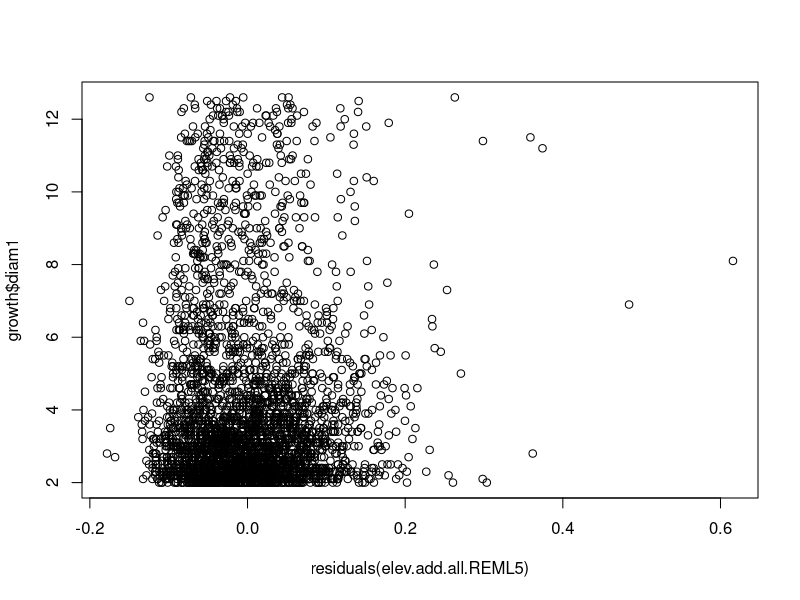
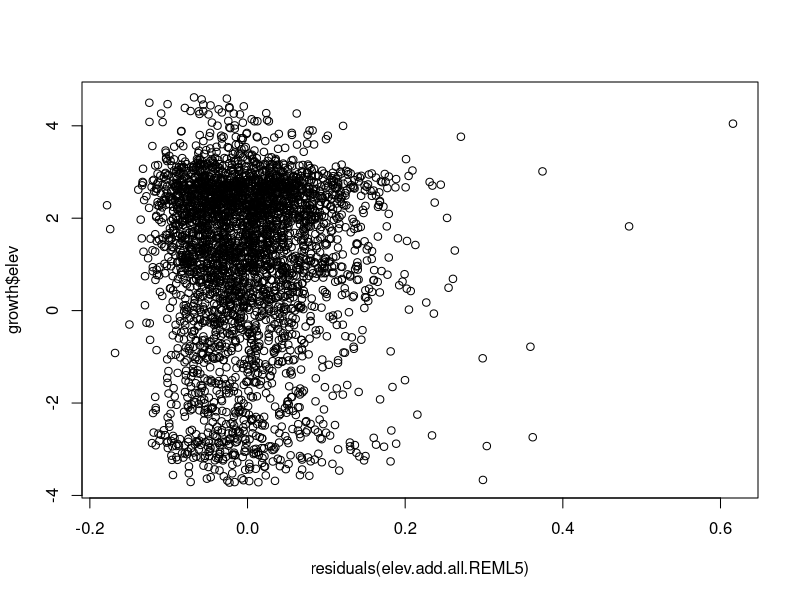
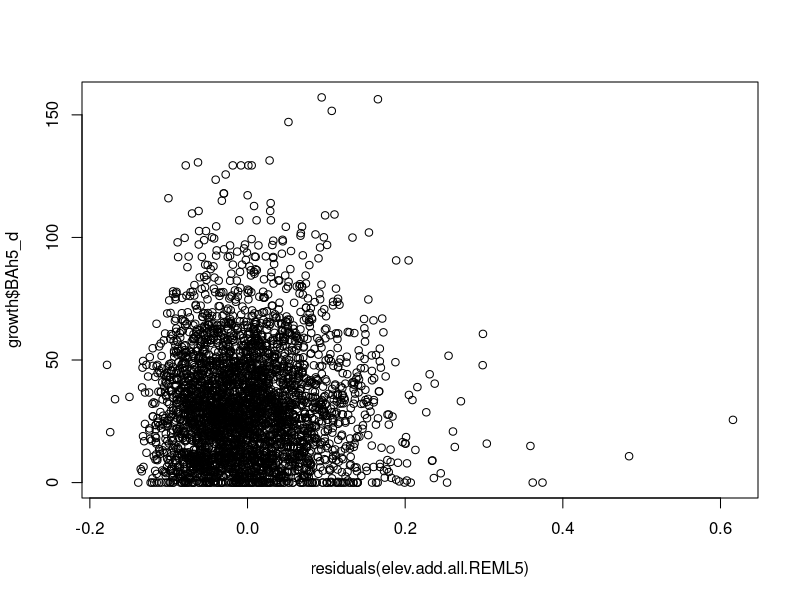
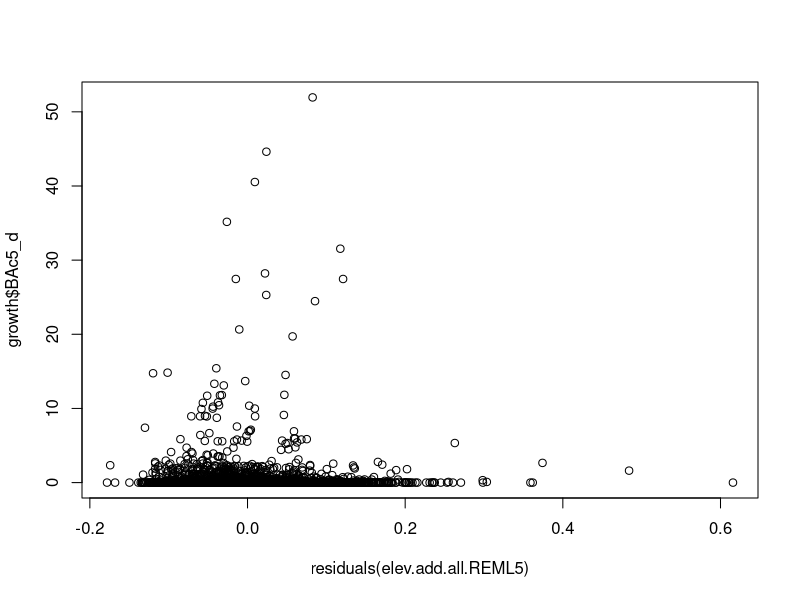
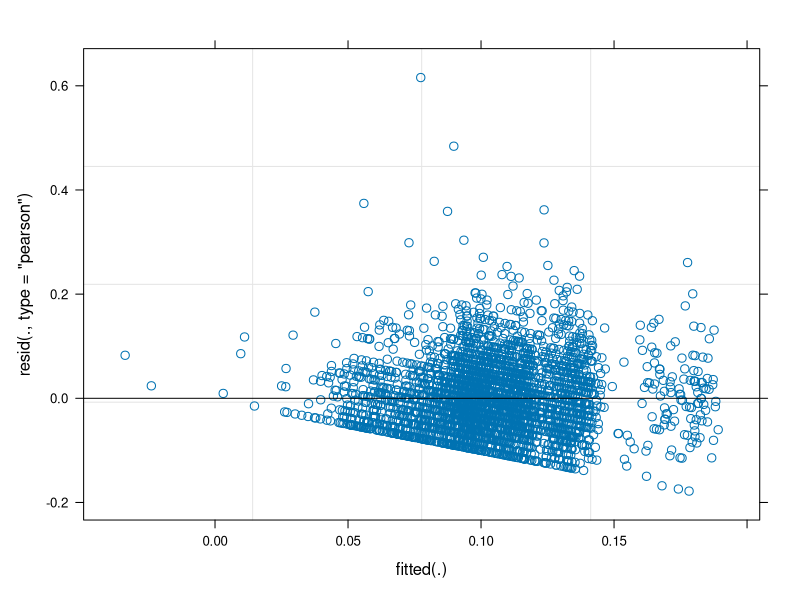

The R script that drew these images, in order: (Note: this script raises an error after producing the figures.)
## ---- chunk 1
knitr::opts_chunk$set(echo = FALSE)
## ---- chunk 2
x <- c("lme4", "lmerTest", "dplyr", "sjPlot", "gstat", "knitr")
lapply(x, require, character.only = TRUE)

# Data setup
growth <- read.csv("dat_with_soil_updated.csv", stringsAsFactors = FALSE)
growth <- growth[!is.na(growth$growth),]  # only return rows for saplings that have a growth rate
growth <- growth[growth$growth<=1,]   # remove probable measurement errors
growth$growth <- ifelse(growth$growth<0, 0, growth$growth)   # convert negative growth rates to "0"
growth$BAc5_d <- growth$BAc5 / (pi*(5^2))
growth$BAh5_d <- growth$BAh5 / (pi*(5^2))
colnames(growth)[colnames(growth) == "alt"] <- "elev"
## ---- chunk 3
# run all competing models
elev.null <- lmer(log(growth+1) ~ diam1 + elev +
                (1|species), 
               REML = FALSE,
               data = growth)
elev.add.het5 <- update(elev.null, .~. + BAh5_d)
elev.add.all5 <- update(elev.add.het5, .~. + BAc5_d)
elev.int.het5 <- update(elev.add.all5, .~. + BAh5_d*elev)
elev.int.all5 <- update(elev.int.het5, .~. + BAc5_d*elev)
## ---- chunk 4
comp.tab.elev5 <- anova(elev.null, elev.add.het5, elev.add.all5, elev.int.het5, elev.int.all5)
comp.tab.elev5 <- comp.tab.elev5[, c("AIC", "Pr(>Chisq)")]
kable(comp.tab.elev5)
## ---- chunk 5
# Re-run best performing model using REML
elev.add.all.REML5 <- lmer(log(growth+1) ~ diam1 + elev +
                          BAh5_d + BAc5_d +
                          (1|species),
                        REML = TRUE,
                        data = growth)
## ---- chunk 6
# Check model - plot residuals against covariates
plot(residuals(elev.add.all.REML5), growth$diam1)
plot(residuals(elev.add.all.REML5), growth$elev)
plot(residuals(elev.add.all.REML5), growth$BAh5_d)
plot(residuals(elev.add.all.REML5), growth$BAc5_d)
plot(elev.add.all.REML5)
## ---- chunk 7
# Report model results from best-performing model
tab_model(elev.add.all.REML5, pred.labels = c("(Intercept)", "Diameter", "Elevation", "Het BA at 5m", "Con BA at 5m"), dv.labels = "Log(sapling growth)", digits = 6, show.icc = FALSE, show.re.var = FALSE, title = "Elevation at 5m scale: additive model with all terms")
## ---- chunk 8
# run all competing models
gap.null <- lmer(log(growth+1) ~ diam1 + gap +
                (1|species), 
               REML = FALSE,
               data = growth)
gap.add.het5 <- update(gap.null, .~. + BAh5_d)
gap.add.all5 <- update(gap.add.het5, .~. + BAc5_d)
gap.int.het5 <- update(gap.add.all5, .~. + BAh5_d*gap)
gap.int.all5 <- update(gap.int.het5, .~. + BAc5_d*gap)
## ---- chunk 9
comp.tab.gap5 <- anova(gap.null, gap.add.het5, gap.add.all5, gap.int.het5, gap.int.all5)
comp.tab.gap5 <- comp.tab.gap5[, c("AIC", "Pr(>Chisq)")]
kable(comp.tab.gap5)
## ---- chunk 10
# Re-run best performing model using REML
gap.int.het.REML5 <- lmer(log(growth+1) ~ diam1 + gap +
                          BAh5_d*gap + BAc5_d +
                          (1|species),
                        REML = TRUE,
                        data = growth)
## ---- chunk 11
# Check model - plot residuals against covariates
plot(residuals(gap.int.het.REML5), growth$diam1)
plot(residuals(gap.int.het.REML5), growth$gap)
plot(residuals(gap.int.het.REML5), growth$BAh5_d)
plot(residuals(gap.int.het.REML5), growth$BAc5_d)
plot(gap.int.het.REML5)
## ---- chunk 12
# Report model results from best-performing model
tab_model(gap.int.het.REML5, pred.labels = c("(Intercept)", "Diameter", "Gap", "Het BA at 5m", "Con BA at 5m", "Het BA * gap"), dv.labels = "Log(sapling growth)", digits = 6, show.icc = FALSE, show.re.var = FALSE, title = "Gap measure at 5m scale: Interactive with het BA")
## ---- chunk 13
# run all competing models
org.null <- lmer(log(growth+1) ~ diam1 + org +
                (1|species), 
               REML = FALSE,
               data = growth)
org.add.het5 <- update(org.null, .~. + BAh5_d)
org.add.all5 <- update(org.add.het5, .~. + BAc5_d)
org.int.het5 <- update(org.add.all5, .~. + BAh5_d*org)
org.int.all5 <- update(org.int.het5, .~. + BAc5_d*org)
## ---- chunk 14
comp.tab.org5 <- anova(org.null, org.add.het5, org.add.all5, org.int.het5, org.int.all5)
comp.tab.org5 <- comp.tab.org5[, c("AIC", "Pr(>Chisq)")]
kable(comp.tab.org5)
## ---- chunk 15
# Re-run best performing model using REML
org.int.het.REML5 <- lmer(log(growth+1) ~ diam1 + org +
                          BAh5_d*org + BAc5_d +
                          (1|species),
                        REML = TRUE,
                        data = growth)
## ---- chunk 16
# Check model - plot residuals against covariates
plot(residuals(org.int.het.REML5), growth$diam1)
plot(residuals(org.int.het.REML5), growth$org)
plot(residuals(org.int.het.REML5), growth$BAh5_d)
plot(residuals(org.int.het.REML5), growth$BAc5_d)
plot(org.int.het.REML5)
## ---- chunk 17
# Report model results from best-performing model
tab_model(org.int.het.REML5, pred.labels = c("(Intercept)", "Diameter", "Organic", "Het BA at 5m", "Con BA at 5m", "Het BA * organic"), dv.labels = "Log(sapling growth)", digits = 6, show.icc = FALSE, show.re.var = FALSE, title = "Soil organic matter at 5m scale: Interactive with het BA")
## ---- chunk 18
# run all competing models
cations.null <- lmer(log(growth+1) ~ diam1 + cations +
                (1|species), 
               REML = FALSE,
               data = growth)
cations.add.het5 <- update(cations.null, .~. + BAh5_d)
cations.add.all5 <- update(cations.add.het5, .~. + BAc5_d)
cations.int.het5 <- update(cations.add.all5, .~. + BAh5_d*cations)
cations.int.all5 <- update(cations.int.het5, .~. + BAc5_d*cations)
## ---- chunk 19
comp.tab.cations5 <- anova(cations.null, cations.add.het5, cations.add.all5, cations.int.het5, cations.int.all5)
comp.tab.cations5 <- comp.tab.cations5[, c("AIC", "Pr(>Chisq)")]
kable(comp.tab.cations5)
## ---- chunk 20
# Re-run best performing model using REML
cations.add.all.REML5 <- lmer(log(growth+1) ~ diam1 + cations +
                          BAh5_d + BAc5_d +
                          (1|species),
                        REML = TRUE,
                        data = growth)
## ---- chunk 21
# Check model - plot residuals against covariates
plot(residuals(cations.add.all.REML5), growth$diam1)
plot(residuals(cations.add.all.REML5), growth$cations)
plot(residuals(cations.add.all.REML5), growth$BAh5_d)
plot(residuals(cations.add.all.REML5), growth$BAc5_d)
plot(cations.add.all.REML5)
## ---- chunk 22
# Report model results from best-performing model
tab_model(cations.add.all.REML5, pred.labels = c("(Intercept)", "Diameter", "Cations", "Het BA at 5m", "Con BA at 5m"), dv.labels = "Log(sapling growth)", digits = 6, show.icc = FALSE, show.re.var = FALSE, title = "Cations at 5m scale: Additive model with all terms")
## ---- chunk 23
growth$BAc10_d <- growth$BAc10 / (pi*(10^2))
growth$BAh10_d <- growth$BAh10 / (pi*(10^2))
## ---- chunk 24
# run all competing models
elev.add.het10 <- update(elev.null, .~. + BAh10_d)
elev.add.all10 <- update(elev.add.het10, .~. + BAc10_d)
elev.int.het10 <- update(elev.add.all10, .~. + BAh10_d*elev)
elev.int.all10 <- update(elev.int.het10, .~. + BAc10_d*elev)
## ---- chunk 25
comp.tab.elev10 <- anova(elev.null, elev.add.het10, elev.add.all10, elev.int.het10, elev.int.all10)
comp.tab.elev10 <- comp.tab.elev10[, c("AIC", "Pr(>Chisq)")]
kable(comp.tab.elev10)
## ---- chunk 26
# Re-run best performing model using REML
elev.add.all.REML10 <- lmer(log(growth+1) ~ diam1 + elev +
                          BAh10_d + BAc10_d +
                          (1|species),
                        REML = TRUE,
                        data = growth)
## ---- chunk 27
# Check model - plot residuals against covariates
plot(residuals(elev.add.all.REML10), growth$diam1)
plot(residuals(elev.add.all.REML10), growth$elev)
plot(residuals(elev.add.all.REML10), growth$BAh10_d)
plot(residuals(elev.add.all.REML10), growth$BAc10_d)
plot(elev.add.all.REML10)
## ---- chunk 28
# Report model results from best-performing model
tab_model(elev.add.all.REML10, pred.labels = c("(Intercept)", "Diameter", "Elevation", "Het BA at 10m", "Con BA at 10m"), dv.labels = "Log(sapling growth)", digits = 6, show.icc = FALSE, show.re.var = FALSE, title = "Elevation at 10m scale: additive model with all terms")
## ---- chunk 29
# run all competing models
gap.add.het10 <- update(gap.null, .~. + BAh10_d)
gap.add.all10 <- update(gap.add.het10, .~. + BAc10_d)
gap.int.het10 <- update(gap.add.all10, .~. + BAh10_d*gap)
gap.int.all10 <- update(gap.int.het10, .~. + BAc10_d*gap)
## ---- chunk 30
comp.tab.gap10 <- anova(gap.null, gap.add.het10, gap.add.all10, gap.int.het10, gap.int.all10)
comp.tab.gap10 <- comp.tab.gap10[, c("AIC", "Pr(>Chisq)")]
kable(comp.tab.gap10)
## ---- chunk 31
# Re-run best performing model using REML
gap.int.all.REML10 <- lmer(log(growth+1) ~ diam1 + gap +
                          BAh10_d*gap + BAc10_d*gap +
                          (1|species),
                        REML = TRUE,
                        data = growth)
## ---- chunk 32
# Check model - plot residuals against covariates
plot(residuals(gap.int.all.REML10), growth$diam1)
plot(residuals(gap.int.all.REML10), growth$gap)
plot(residuals(gap.int.all.REML10), growth$BAh10_d)
plot(residuals(gap.int.all.REML10), growth$BAc10_d)
plot(gap.int.all.REML10)
## ---- chunk 33
# Report model results from best-performing model
tab_model(gap.int.all.REML10, pred.labels = c("(Intercept)", "Diameter", "Gap", "Het BA at 10m", "Con BA at 10m", "Het BA * gap", "Con BA * gap"), dv.labels = "Log(sapling growth)", digits = 6, show.icc = FALSE, show.re.var = FALSE, title = "Gap measure at 10m scale: Interactive with con & het BA")
## ---- chunk 34
# run all competing models
org.add.het10 <- update(org.null, .~. + BAh10_d)
org.add.all10 <- update(org.add.het10, .~. + BAc10_d)
org.int.het10 <- update(org.add.all10, .~. + BAh10_d*org)
org.int.all10 <- update(org.int.het10, .~. + BAc10_d*org)
## ---- chunk 35
comp.tab.org10 <- anova(org.null, org.add.het10, org.add.all10, org.int.het10, org.int.all10)
comp.tab.org10 <- comp.tab.org10[, c("AIC", "Pr(>Chisq)")]
kable(comp.tab.org10)
## ---- chunk 36
# Re-run best performing model using REML
org.add.all.REML10 <- lmer(log(growth+1) ~ diam1 + org +
                          BAh10_d + BAc10_d +
                          (1|species),
                        REML = TRUE,
                        data = growth)
## ---- chunk 37
# Check model - plot residuals against covariates
plot(residuals(org.add.all.REML10), growth$diam1)
plot(residuals(org.add.all.REML10), growth$org)
plot(residuals(org.add.all.REML10), growth$BAh10_d)
plot(residuals(org.add.all.REML10), growth$BAc10_d)
plot(org.add.all.REML10)
## ---- chunk 38
# Report model results from best-performing model
tab_model(org.add.all.REML10, pred.labels = c("(Intercept)", "Diameter", "Organic", "Het BA at 10m", "Con BA at 10m"), dv.labels = "Log(sapling growth)", digits = 6, show.icc = FALSE, show.re.var = FALSE, title = "Soil organic matter at 10m scale: Additive model with all terms")
## ---- chunk 39
# run all competing models
cations.add.het10 <- update(cations.null, .~. + BAh10_d)
cations.add.all10 <- update(cations.add.het10, .~. + BAc10_d)
cations.int.het10 <- update(cations.add.all10, .~. + BAh10_d*cations)
cations.int.all10 <- update(cations.int.het10, .~. + BAc10_d*cations)
## ---- chunk 40
comp.tab.cations10 <- anova(cations.null, cations.add.het10, cations.add.all10, cations.int.het10, cations.int.all10)
comp.tab.cations10 <- comp.tab.cations10[, c("AIC", "Pr(>Chisq)")]
kable(comp.tab.cations10)
## ---- chunk 41
# Re-run best performing model using REML
cations.add.all.REML10 <- lmer(log(growth+1) ~ diam1 + cations +
                          BAh10_d + BAc10_d +
                          (1|species),
                        REML = TRUE,
                        data = growth)
## ---- chunk 42
# Check model - plot residuals against covariates
plot(residuals(cations.add.all.REML10), growth$diam1)
plot(residuals(cations.add.all.REML10), growth$cations)
plot(residuals(cations.add.all.REML10), growth$BAh10_d)
plot(residuals(cations.add.all.REML10), growth$BAc10_d)
plot(cations.add.all.REML10)
## ---- chunk 43
# Report model results from best-performing model
tab_model(cations.add.all.REML10, pred.labels = c("(Intercept)", "Diameter", "Cations", "Het BA at 10m", "Con BA at 10m"), dv.labels = "Log(sapling growth)", digits = 6, show.icc = FALSE, show.re.var = FALSE, title = "Cations at 10m scale: Additive model with all terms")
## ---- chunk 44
growth$BAc15_d <- growth$BAc15 / (pi*(15^2))
growth$BAh15_d <- growth$BAh15 / (pi*(15^2))
## ---- chunk 45
# run all competing models
elev.add.het15 <- update(elev.null, .~. + BAh15_d)
elev.add.all15 <- update(elev.add.het15, .~. + BAc15_d)
elev.int.het15 <- update(elev.add.all15, .~. + BAh15_d*elev)
elev.int.all15 <- update(elev.int.het15, .~. + BAc15_d*elev)
## ---- chunk 46
comp.tab.elev15 <- anova(elev.null, elev.add.het15, elev.add.all15, elev.int.het15, elev.int.all15)
comp.tab.elev15 <- comp.tab.elev15[, c("AIC", "Pr(>Chisq)")]
kable(comp.tab.elev15)
## ---- chunk 47
# Re-run best performing model using REML
elev.add.all.REML15 <- lmer(log(growth+1) ~ diam1 + elev +
                          BAh15_d + BAc15_d +
                          (1|species),
                        REML = TRUE,
                        data = growth)
## ---- chunk 48
# Check model - plot residuals against covariates
plot(residuals(elev.add.all.REML15), growth$diam1)
plot(residuals(elev.add.all.REML15), growth$elev)
plot(residuals(elev.add.all.REML15), growth$BAh15_d)
plot(residuals(elev.add.all.REML15), growth$BAc15_d)
plot(elev.add.all.REML15)
## ---- chunk 49
# Report model results from best-performing model
tab_model(elev.add.all.REML15, pred.labels = c("(Intercept)", "Diameter", "Elevation", "Het BA at 15m", "Con BA at 15m"), dv.labels = "Log(sapling growth)", digits = 6, show.icc = FALSE, show.re.var = FALSE, title = "Elevation at 15m scale: additive model with all terms")
## ---- chunk 50
# run all competing models
gap.add.het15 <- update(gap.null, .~. + BAh15_d)
gap.add.all15 <- update(gap.add.het15, .~. + BAc15_d)
gap.int.het15 <- update(gap.add.all15, .~. + BAh15_d*gap)
gap.int.all15 <- update(gap.int.het15, .~. + BAc15_d*gap)
## ---- chunk 51
comp.tab.gap15 <- anova(gap.null, gap.add.het15, gap.add.all15, gap.int.het15, gap.int.all15)
comp.tab.gap15 <- comp.tab.gap15[, c("AIC", "Pr(>Chisq)")]
kable(comp.tab.gap15)
## ---- chunk 52
# Re-run best performing model using REML
gap.add.all.REML15 <- lmer(log(growth+1) ~ diam1 + gap +
                          BAh15_d + BAc15_d +
                          (1|species),
                        REML = TRUE,
                        data = growth)
## ---- chunk 53
# Check model - plot residuals against covariates
plot(residuals(gap.add.all.REML15), growth$diam1)
plot(residuals(gap.add.all.REML15), growth$gap)
plot(residuals(gap.add.all.REML15), growth$BAh15_d)
plot(residuals(gap.add.all.REML15), growth$BAc15_d)
plot(gap.add.all.REML15)
## ---- chunk 54
# Report model results from best-performing model
tab_model(gap.add.all.REML15, pred.labels = c("(addercept)", "Diameter", "Gap", "Het BA at 15m", "Con BA at 15m"), dv.labels = "Log(sapling growth)", digits = 6, show.icc = FALSE, show.re.var = FALSE, title = "Gap measure at 15m scale: additive model with all terms")
## ---- chunk 55
# run all competing models
org.add.het15 <- update(org.null, .~. + BAh15_d)
org.add.all15 <- update(org.add.het15, .~. + BAc15_d)
org.int.het15 <- update(org.add.all15, .~. + BAh15_d*org)
org.int.all15 <- update(org.int.het15, .~. + BAc15_d*org)
## ---- chunk 56
comp.tab.org15 <- anova(org.null, org.add.het15, org.add.all15, org.int.het15, org.int.all15)
comp.tab.org15 <- comp.tab.org15[, c("AIC", "Pr(>Chisq)")]
kable(comp.tab.org15)
## ---- chunk 57
# Re-run best performing model using REML
org.int.het.REML15 <- lmer(log(growth+1) ~ diam1 + org +
                          BAh15_d*org + BAc15_d +
                          (1|species),
                        REML = TRUE,
                        data = growth)
## ---- chunk 58
# Check model - plot residuals against covariates
plot(residuals(org.int.het.REML15), growth$diam1)
plot(residuals(org.int.het.REML15), growth$org)
plot(residuals(org.int.het.REML15), growth$BAh15_d)
plot(residuals(org.int.het.REML15), growth$BAc15_d)
plot(org.int.het.REML15)
## ---- chunk 59
# Report model results from best-performing model
tab_model(org.int.het.REML15, pred.labels = c("(Intercept)", "Diameter", "Organic", "Het BA at 15m", "Con BA at 15m", "Het BA * organic"), dv.labels = "Log(sapling growth)", digits = 6, show.icc = FALSE, show.re.var = FALSE, title = "Soil organic matter at 15m scale: Interactive model with Het BA")
## ---- chunk 60
# run all competing models
cations.add.het15 <- update(cations.null, .~. + BAh15_d)
cations.add.all15 <- update(cations.add.het15, .~. + BAc15_d)
cations.int.het15 <- update(cations.add.all15, .~. + BAh15_d*cations)
cations.int.all15 <- update(cations.int.het15, .~. + BAc15_d*cations)
## ---- chunk 61
comp.tab.cations15 <- anova(cations.null, cations.add.het15, cations.add.all15, cations.int.het15, cations.int.all15)
comp.tab.cations15 <- comp.tab.cations15[, c("AIC", "Pr(>Chisq)")]
kable(comp.tab.cations15)
## ---- chunk 62
# Re-run best performing model using REML
cations.int.all.REML15 <- lmer(log(growth+1) ~ diam1 + cations +
                          BAh15_d*cations + BAc15_d*cations +
                          (1|species),
                        REML = TRUE,
                        data = growth)
## ---- chunk 63
# Check model - plot residuals against covariates
plot(residuals(cations.int.all.REML15), growth$diam1)
plot(residuals(cations.int.all.REML15), growth$cations)
plot(residuals(cations.int.all.REML15), growth$BAh15_d)
plot(residuals(cations.int.all.REML15), growth$BAc15_d)
plot(cations.int.all.REML15)
## ---- chunk 64
# Report model results from best-performing model
tab_model(cations.int.all.REML15, pred.labels = c("(Intercept)", "Diameter", "Cations", "Het BA at 15m", "Con BA at 15m", "Het BA * cations", "Con BA * cations"), dv.labels = "Log(sapling growth)", digits = 6, show.icc = FALSE, show.re.var = FALSE, title = "Cations at 15m scale: Interactive with con & het BA")
## ---- chunk 65
growth$BAc20_d <- growth$BAc20 / (pi*(20^2))
growth$BAh20_d <- growth$BAh20 / (pi*(20^2))
## ---- chunk 66
# run all competing models
elev.add.het20 <- update(elev.null, .~. + BAh20_d)
elev.add.all20 <- update(elev.add.het20, .~. + BAc20_d)
elev.int.het20 <- update(elev.add.all20, .~. + BAh20_d*elev)
elev.int.all20 <- update(elev.int.het20, .~. + BAc20_d*elev)
## ---- chunk 67
comp.tab.elev20 <- anova(elev.null, elev.add.het20, elev.add.all20, elev.int.het20, elev.int.all20)
comp.tab.elev20 <- comp.tab.elev20[, c("AIC", "Pr(>Chisq)")]
kable(comp.tab.elev20)
## ---- chunk 68
# Re-run best performing model using REML
elev.add.all.REML20 <- lmer(log(growth+1) ~ diam1 + elev +
                          BAh20_d + BAc20_d +
                          (1|species),
                        REML = TRUE,
                        data = growth)
## ---- chunk 69
# Check model - plot residuals against covariates
plot(residuals(elev.add.all.REML20), growth$diam1)
plot(residuals(elev.add.all.REML20), growth$elev)
plot(residuals(elev.add.all.REML20), growth$BAh20_d)
plot(residuals(elev.add.all.REML20), growth$BAc20_d)
plot(elev.add.all.REML20)
## ---- chunk 70
# Report model results from best-performing model
tab_model(elev.add.all.REML20, pred.labels = c("(Intercept)", "Diameter", "Elevation", "Het BA at 20m", "Con BA at 20m"), dv.labels = "Log(sapling growth)", digits = 6, show.icc = FALSE, show.re.var = FALSE, title = "Elevation at 20m scale: additive model with all terms")
## ---- chunk 71
# run all competing models
gap.add.het20 <- update(gap.null, .~. + BAh20_d)
gap.add.all20 <- update(gap.add.het20, .~. + BAc20_d)
gap.int.het20 <- update(gap.add.all20, .~. + BAh20_d*gap)
gap.int.all20 <- update(gap.int.het20, .~. + BAc20_d*gap)
## ---- chunk 72
comp.tab.gap20 <- anova(gap.null, gap.add.het20, gap.add.all20, gap.int.het20, gap.int.all20)
comp.tab.gap20 <- comp.tab.gap20[, c("AIC", "Pr(>Chisq)")]
kable(comp.tab.gap20)
## ---- chunk 73
# Re-run best performing model using REML
gap.add.all.REML20 <- lmer(log(growth+1) ~ diam1 + gap +
                          BAh20_d + BAc20_d +
                          (1|species),
                        REML = TRUE,
                        data = growth)
## ---- chunk 74
# Check model - plot residuals against covariates
plot(residuals(gap.add.all.REML20), growth$diam1)
plot(residuals(gap.add.all.REML20), growth$gap)
plot(residuals(gap.add.all.REML20), growth$BAh20_d)
plot(residuals(gap.add.all.REML20), growth$BAc20_d)
plot(gap.add.all.REML20)
## ---- chunk 75
# Report model results from best-performing model
tab_model(gap.add.all.REML20, pred.labels = c("(addercept)", "Diameter", "Gap", "Het BA at 20m", "Con BA at 20m"), dv.labels = "Log(sapling growth)", digits = 6, show.icc = FALSE, show.re.var = FALSE, title = "Gap measure at 20m scale: additive model with all terms")
## ---- chunk 76
# run all competing models
org.add.het20 <- update(org.null, .~. + BAh20_d)
org.add.all20 <- update(org.add.het20, .~. + BAc20_d)
org.int.het20 <- update(org.add.all20, .~. + BAh20_d*org)
org.int.all20 <- update(org.int.het20, .~. + BAc20_d*org)
## ---- chunk 77
comp.tab.org20 <- anova(org.null, org.add.het20, org.add.all20, org.int.het20, org.int.all20)
comp.tab.org20 <- comp.tab.org20[, c("AIC", "Pr(>Chisq)")]
kable(comp.tab.org20)
## ---- chunk 78
# Re-run best performing model using REML
org.int.het.REML20 <- lmer(log(growth+1) ~ diam1 + org +
                          BAh20_d*org + BAc20_d +
                          (1|species),
                        REML = TRUE,
                        data = growth)
## ---- chunk 79
# Check model - plot residuals against covariates
plot(residuals(org.int.het.REML20), growth$diam1)
plot(residuals(org.int.het.REML20), growth$org)
plot(residuals(org.int.het.REML20), growth$BAh20_d)
plot(residuals(org.int.het.REML20), growth$BAc20_d)
plot(org.int.het.REML20)
## ---- chunk 80
# Report model results from best-performing model
tab_model(org.int.het.REML20, pred.labels = c("(Intercept)", "Diameter", "Organic", "Het BA at 20m", "Con BA at 20m", "Het BA * organic"), dv.labels = "Log(sapling growth)", digits = 6, show.icc = FALSE, show.re.var = FALSE, title = "Soil organic matter at 20m scale: Interactive model with Het BA")
## ---- chunk 81
# run all competing models
cations.add.het20 <- update(cations.null, .~. + BAh20_d)
cations.add.all20 <- update(cations.add.het20, .~. + BAc20_d)
cations.int.het20 <- update(cations.add.all20, .~. + BAh20_d*cations)
cations.int.all20 <- update(cations.int.het20, .~. + BAc20_d*cations)
## ---- chunk 82
comp.tab.cations20 <- anova(cations.null, cations.add.het20, cations.add.all20, cations.int.het20, cations.int.all20)
comp.tab.cations20 <- comp.tab.cations20[, c("AIC", "Pr(>Chisq)")]
kable(comp.tab.cations20)
## ---- chunk 83
# Re-run best performing model using REML
cations.add.all.REML20 <- lmer(log(growth+1) ~ diam1 + cations +
                          BAh20_d + BAc20_d +
                          (1|species),
                        REML = TRUE,
                        data = growth)
## ---- chunk 84
# Check model - plot residuals against covariates
plot(residuals(cations.add.all.REML20), growth$diam1)
plot(residuals(cations.add.all.REML20), growth$cations)
plot(residuals(cations.add.all.REML20), growth$BAh20_d)
plot(residuals(cations.add.all.REML20), growth$BAc20_d)
plot(cations.add.all.REML20)
## ---- chunk 85
# Report model results from best-performing model
tab_model(cations.add.all.REML20, pred.labels = c("(Intercept)", "Diameter", "Cations", "Het BA at 20m", "Con BA at 20m"), dv.labels = "Log(sapling growth)", digits = 6, show.icc = FALSE, show.re.var = FALSE, title = "Cations at 20m scale: Additive model with all terms")
## ---- chunk 86
ge.vgm <- variogram(resid(elev.add.all.REML5)~1, loc= ~X+Y, data=growth)
gg.vgm <- variogram(resid(gap.int.het.REML5)~1, loc= ~X+Y, data=growth)
go.vgm <- variogram(resid(org.int.het.REML5)~1, loc= ~X+Y, data=growth)
gf.vgm <- variogram(resid(cations.add.all.REML5)~1, loc= ~X+Y, data=growth)

plot(ge.vgm, main="Elevation, additive, 5m scale")
plot(gg.vgm, main="Gap measure, interactive with het BA, 5m scale")
plot(go.vgm, main="Soil organic matter, \ninteractive with het BA, 5m scale")
plot(gf.vgm, main="Cations, \nadditive, 5m scale")


ge.vgm <- variogram(resid(elev.add.all.REML10)~1, loc= ~X+Y, data=growth)
gg.vgm <- variogram(resid(gap.int.all.REML10)~1, loc= ~X+Y, data=growth)
go.vgm <- variogram(resid(org.add.all.REML10)~1, loc= ~X+Y, data=growth)
gf.vgm <- variogram(resid(cations.add.all.REML10)~1, loc= ~X+Y, data=growth)

plot(ge.vgm, main="Elevation, additive, 10m scale")
plot(gg.vgm, main="Gap measure, interactive with con & het BA, 10m scale")
plot(go.vgm, main="Soil organic matter, \nadditive, 10m scale")
plot(gf.vgm, main="Cations, \nadditive, 10m scale")


ge.vgm <- variogram(resid(elev.add.all.REML15)~1, loc= ~X+Y, data=growth)
gg.vgm <- variogram(resid(gap.add.all.REML15)~1, loc= ~X+Y, data=growth)
go.vgm <- variogram(resid(org.int.het.REML15)~1, loc= ~X+Y, data=growth)
gf.vgm <- variogram(resid(cations.int.all.REML15)~1, loc= ~X+Y, data=growth)

plot(ge.vgm, main="Elevation, additive, 15m scale")
plot(gg.vgm, main="Gap measure, additive, 15m scale")
plot(go.vgm, main="Soil organic matter, \ninteractive with het BA, 15m scale")
plot(gf.vgm, main="Cations, \ninteractive with con & het BA, 15m scale")


ge.vgm <- variogram(resid(elev.add.all.REML20)~1, loc= ~X+Y, data=growth)
gg.vgm <- variogram(resid(gap.add.all.REML20)~1, loc= ~X+Y, data=growth)
go.vgm <- variogram(resid(org.int.het.REML20)~1, loc= ~X+Y, data=growth)
gf.vgm <- variogram(resid(cations.add.all.REML20)~1, loc= ~X+Y, data=growth)

plot(ge.vgm, main="Elevation, additive, 20m scale")
plot(gg.vgm, main="Gap measure, additive, 20m scale")
plot(go.vgm, main="Soil organic matter, \ninteractive with het BA, 20m scale")
plot(gf.vgm, main="Cations, \nadditive, 20m scale")

